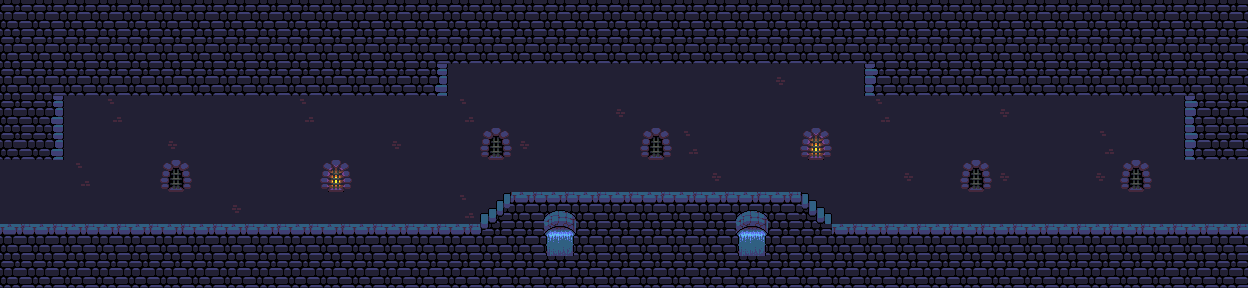

Below is a game level as drawn by its tile map, then a one-line description and the .tmx that defines it (tile-layer data replaced by summaries):
An orthogonal 39x9 tile map with 32x32 px tiles, 5 tile layers (Background, Foreground, Sensor, Decoration, ...), 4 tilesets and 2 objects (2x widow).

<map version="1.0" orientation="orthogonal" renderorder="right-down" width="39" height="9" tilewidth="32" tileheight="32" nextobjectid="3">
 <tileset firstgid="1" name="oppcastle-mod-tiles" tilewidth="32" tileheight="32">
  <image source="oppcastle-mod-tiles.png" width="480" height="352" />
 </tileset>
 <tileset firstgid="166" name="oppcastle-tiles_0" tilewidth="32" tileheight="32">
  <image source="oppcastle-tiles_0.png" width="416" height="352" />
 </tileset>
 <tileset firstgid="309" name="bat" tilewidth="32" tileheight="32">
  <image source="bat.png" width="171" height="103" />
 </tileset>
 <tileset firstgid="324" name="box_yellow" tilewidth="32" tileheight="32">
  <image source="box_yellow.png" width="64" height="32" />
 </tileset>
 <layer name="Background" width="39" height="9">
  <data>[351 cells, 351 non-empty, 5 distinct tile ids]</data>
 </layer>
 <layer name="Foreground" width="39" height="9">
  <data>[351 cells, 201 non-empty, 7 distinct tile ids]</data>
 </layer>
 <layer name="Sensor" width="39" height="9">
  <data>[351 cells, 4 non-empty, 1 distinct tile ids]</data>
 </layer>
 <layer name="Decoration" width="39" height="9">
  <data>[351 cells, 4 non-empty, 2 distinct tile ids]</data>
 </layer>
 <layer name="Thin ledges" width="39" height="9">
  <data>[351 cells, 0 non-empty, 0 distinct tile ids]</data>
 </layer>
 <objectgroup name="EnemySpawnLayer">
  <object id="1" type="widow" gid="319" x="553" y="184" />
  <object id="2" type="widow" gid="319" x="739" y="181" />
 </objectgroup>
 <objectgroup name="ChestLayer" />
</map>
